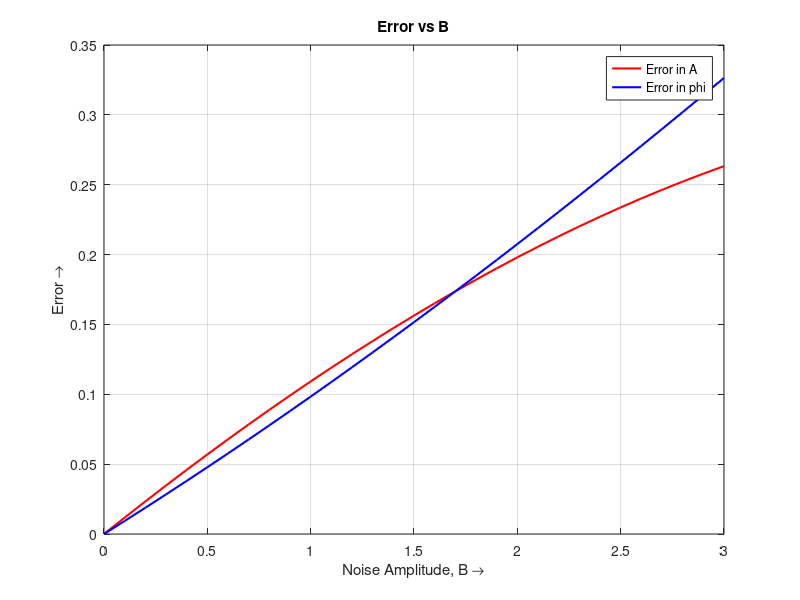

Recreate this plot in MATLAB.
X = linspace(0,10,100);
Y = 2*sin(X+0.5*pi);

% MATLAB code for finding error in A & phi and Plotting Err vs B
clc;clear;close;
% Defining B
B=0:0.1:3;
% True values of A and phi
Atrue=2;
Phitrue=pi/2;
% Pre allocation of variables
phi=zeros(1,length(B));
A=zeros(1,length(B));
Err_A=zeros(1,length(B));
Err_phi=zeros(1,length(B));
% Using for loop to find Error in A & phi
for i=1:length(B)
X=linspace(0,10,100);
rng('default');
Y=2*sin(X+0.5*pi)+B(i)*2*((rand(size(X))-0.5));
v1=sin(X)';
v2=cos(X)';
C=[v1,v2];
D=Y';
% Linear Regression for multiple variables
si=inv(C'*C)*C'*D;
% phi and A value calculation
phi(i)=atan(si(2)/si(1));
A(i)=si(2)/sin(phi(i));
% True error calculation
Err_A(i)=abs(Atrue-A(i));
Err_phi(i)=abs(Phitrue-phi(i));
end
%plotting of error vs B
plot(B,Err_A,'r-','LineWidth',1.5); hold on;
plot(B,Err_phi,'b-','LineWidth',1.5);
xlabel('Noise Amplitude, B \rightarrow');
ylabel('Error \rightarrow');
title('Error vs B');
legend('Error in A','Error in phi');
grid on;